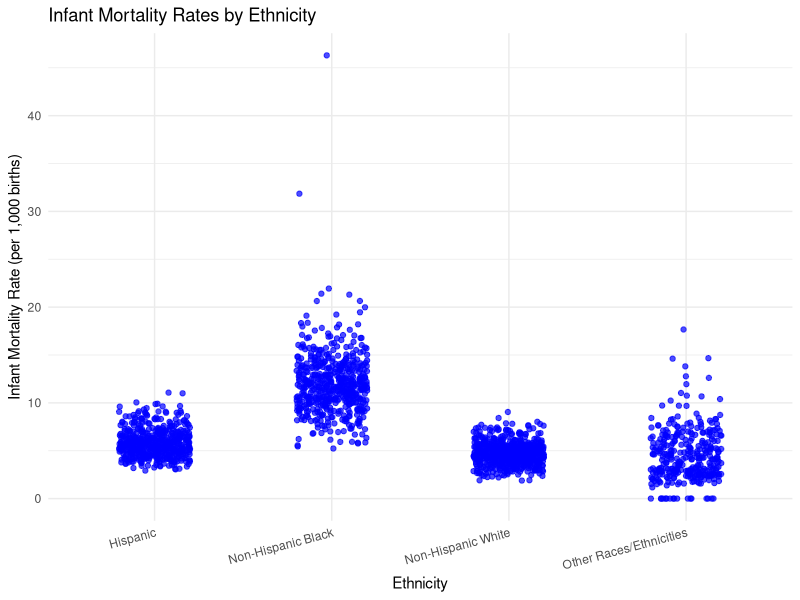
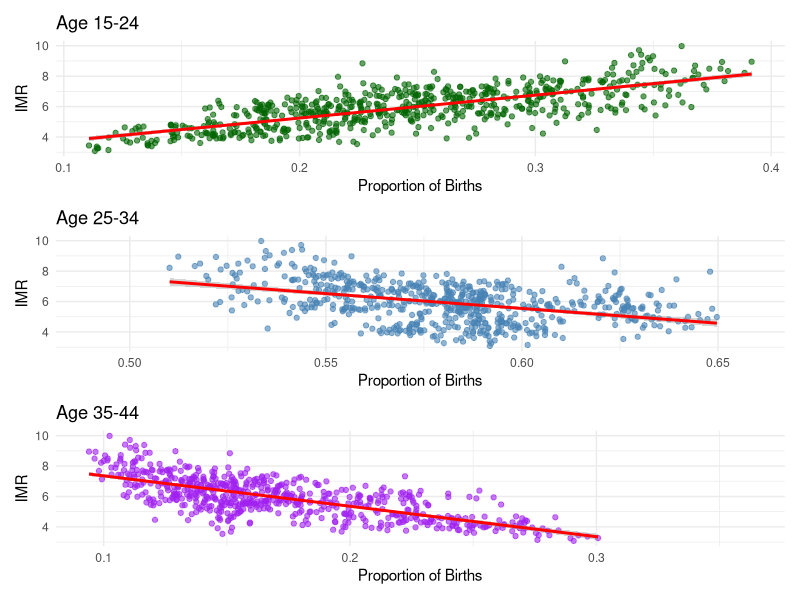
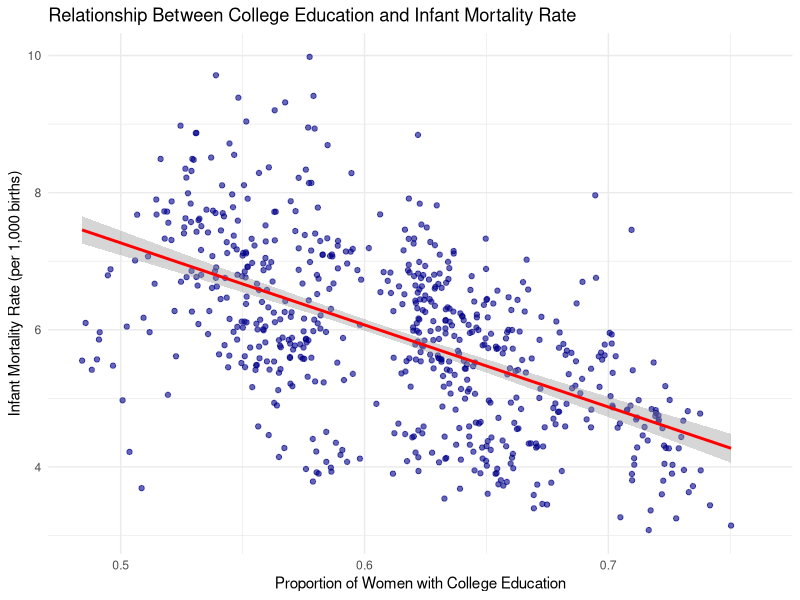
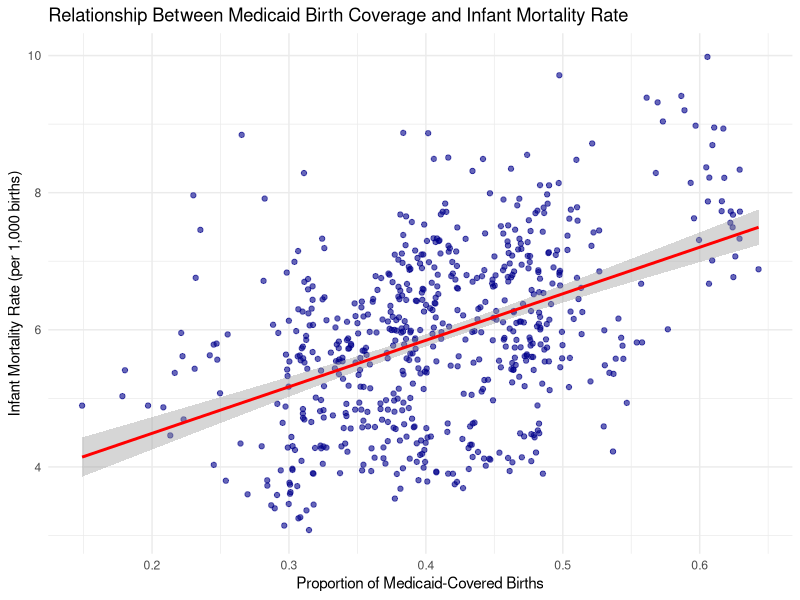

Recreate these plots in R, in order.
## ---- chunk 1
knitr::opts_chunk$set(echo = TRUE)
## ---- chunk 2
library(tidyverse)
library(dplyr)
library(ggplot2)
library(car)
library(stats)
library(patchwork)
library(knitr)
## ---- chunk 3
mortality <- read_csv('data/infant_mortality_biannual_data.csv', show_col_types = FALSE)
fertility <- read_csv('data/fertility_data.csv', show_col_types = FALSE)

fertility_agg <- fertility %>%
  group_by(state, year, group = case_when(
    bmcode %in% c(1, 2, 3) ~ "H1",  # First half of the year
    bmcode %in% c(4, 5, 6) ~ "H2"   # Second half of the year
  )) %>% 
   summarise(
    across(starts_with("births_"), sum, na.rm = TRUE), # Summing birth count variables
    across(starts_with("pop_"), mean, na.rm = TRUE), # Averaging population variables
    .groups = "drop"
  ) %>%
  mutate(bacode = ifelse(group == "H1", 1, 2)) %>%  # Assign bacode after aggregation
  select(-group)  # Remove temporary grouping variable

data <- mortality %>%
  inner_join(fertility_agg, by = c("state", "year", "bacode"), 
             suffix = c("_m", "_f"))

# Remove duplicate columns (those ending in "_f")
data <- data %>%
  select(-ends_with("_f"))

colnames(data) <- str_replace_all(colnames(data), "_m$", "")
## ---- chunk 4
data <- data %>%
  mutate(
    IMR_nhblack = (deaths_nhblack / births_nhblack) * 1000,
    IMR_nhwhite = (deaths_nhwhite / births_nhwhite) * 1000,
    IMR_hisp = (deaths_hisp / births_hisp) * 1000,
    IMR_otherraceeth = (deaths_otherraceeth / births_otherraceeth) * 1000,
    IMR_total = (deaths_total / births_total) * 1000, 
    FR_nhblack = (births_nhblack / pop_nhblack) * 1000,
    FR_nhwhite = (births_nhwhite / pop_nhwhite) * 1000,
    FR_hisp = (births_hisp / pop_hisp) * 1000,
    FR_otherraceeth = (births_otherraceeth / pop_otherraceeth) * 1000,
    FR_total = (births_total / pop_total) * 1000,
    prop_married = births_married / births_total,
    prop_college = (births_coll + births_somecoll) / births_total,
    prop_medicaid = births_medicaid / births_total,
    pct_births_age1524 = births_age1524 / births_total,
    pct_births_age2534 = births_age2534 / births_total,
    pct_births_age3544 = births_age3544 / births_total,
  )
## ---- chunk 5
# Pivot IMR data to long format
IMR_long <- data %>%
  pivot_longer(cols = starts_with("IMR_"), 
               names_to = "Ethnicity", 
               values_to = "IMR") %>%
  mutate(Ethnicity = case_when(
    Ethnicity == "IMR_nhblack" ~ "Non-Hispanic Black",
    Ethnicity == "IMR_nhwhite" ~ "Non-Hispanic White",
    Ethnicity == "IMR_hisp" ~ "Hispanic",
    Ethnicity == "IMR_otherraceeth" ~ "Other Races/Ethnicities",
    Ethnicity == "IMR_total" ~ "Total",
    TRUE ~ Ethnicity  # Keeps any unexpected values unchanged
  ))

IMR_long <- IMR_long[IMR_long$Ethnicity != "Total", , drop = FALSE]

# Create scatter plot for IMR by Ethnicity
ggplot(IMR_long, aes(x = Ethnicity, y = IMR)) +
  geom_jitter(width = 0.2, alpha = 0.7, color = "blue") +  # Jitter to avoid overlapping points
  labs(title = "Infant Mortality Rates by Ethnicity",
       x = "Ethnicity",
       y = "Infant Mortality Rate (per 1,000 births)") +
  theme_minimal() +
  theme(axis.text.x = element_text(angle = 15, hjust = 1))

IMR_summary <- IMR_long %>%
  group_by(Ethnicity) %>%
  summarise(
    Count = n(),
    Mean_IMR = round(mean(IMR, na.rm = TRUE), 2),
    SD_IMR = round(sd(IMR, na.rm = TRUE), 2)
  )
## ---- chunk 6
pairwise_results <- pairwise.t.test(IMR_long$IMR, IMR_long$Ethnicity, p.adjust.method = "bonferroni")

pairwise_results
## ---- chunk 7
p1 <- ggplot(data, aes(x = pct_births_age1524, y = IMR_total)) +
  geom_point(color = "darkgreen", alpha = 0.6) +
  geom_smooth(method = "lm", se = TRUE, color = "red") +
  labs(title = "Age 15-24", x = "Proportion of Births", y = "IMR") +
  theme_minimal()

# Plot for 25-34
p2 <- ggplot(data, aes(x = pct_births_age2534, y = IMR_total)) +
  geom_point(color = "steelblue", alpha = 0.6) +
  geom_smooth(method = "lm", se = TRUE, color = "red") +
  labs(title = "Age 25-34", x = "Proportion of Births", y = "IMR") +
  theme_minimal()

# Plot for 35-44
p3 <- ggplot(data, aes(x = pct_births_age3544, y = IMR_total)) +
  geom_point(color = "purple", alpha = 0.6) +
  geom_smooth(method = "lm", se = TRUE, color = "red") +
  labs(title = "Age 35-44", x = "Proportion of Births", y = "IMR") +
  theme_minimal()

p1 / p2 / p3
## ---- chunk 8
# linear regressions
lm_1524 <- lm(IMR_total ~ pct_births_age1524, data = data)
lm_2534 <- lm(IMR_total ~ pct_births_age2534, data = data)
lm_3544 <- lm(IMR_total ~ pct_births_age3544, data = data)

# regression slopes
slope_1524 <- coef(lm_1524)[2]
slope_2534 <- coef(lm_2534)[2]
slope_3544 <- coef(lm_3544)[2]

# correlations
cor_1524 <- cor(data$pct_births_age1524, data$IMR_total, use = "complete.obs")
cor_2534 <- cor(data$pct_births_age2534, data$IMR_total, use = "complete.obs")
cor_3544 <- cor(data$pct_births_age3544, data$IMR_total, use = "complete.obs")

age_summary <- data.frame(
  `Age Group` = c("15-24", "25-34", "35-44"),
  `Correlation (r)` = round(c(cor_1524, cor_2534, cor_3544), 3),
  `Regression Slope` = round(c(slope_1524, slope_2534, slope_3544), 3)
)

## ---- chunk 9
# Scatter plot: Proportion of College-Educated Women vs. Infant Mortality Rate
ggplot(data, aes(x = prop_college, y = IMR_total)) +
  geom_point(alpha = 0.6, color = "darkblue") +
  geom_smooth(method = "lm", se = TRUE, color = "red") +
  labs(title = "Relationship Between College Education and Infant Mortality Rate",
       x = "Proportion of Women with College Education",
       y = "Infant Mortality Rate (per 1,000 births)") +
  theme_minimal()

lm_college <- lm(IMR_total ~ prop_college, data = data)
# summary(lm_college)
## ---- chunk 10
# Scatterplot of Medicaid coverage vs. Infant Mortality Rate
ggplot(data, aes(x = prop_medicaid, y = IMR_total)) +
  geom_point(alpha = 0.6, color = "darkblue") +
  geom_smooth(method = "lm", se = TRUE, color = "red") +
  labs(
    title = "Relationship Between Medicaid Birth Coverage and Infant Mortality Rate",
    x = "Proportion of Medicaid-Covered Births",
    y = "Infant Mortality Rate (per 1,000 births)"
  ) +
  theme_minimal()
## ---- chunk 11
model <- lm(IMR_total ~ prop_medicaid, data = data)
model_summary <- summary(model)$coefficients  # Extract coefficients matrix
model_df <- data.frame(
  Predictor = rownames(model_summary),    # Get predictor names
  Coefficient = model_summary[, "Estimate"],   # Extract coefficient estimates
  `P-Value` = formatC(model_summary[, "Pr(>|t|)"], format = "e", digits = 2)
)
kable(model_df, caption = "Regression Model Coefficients", digits = 3)
